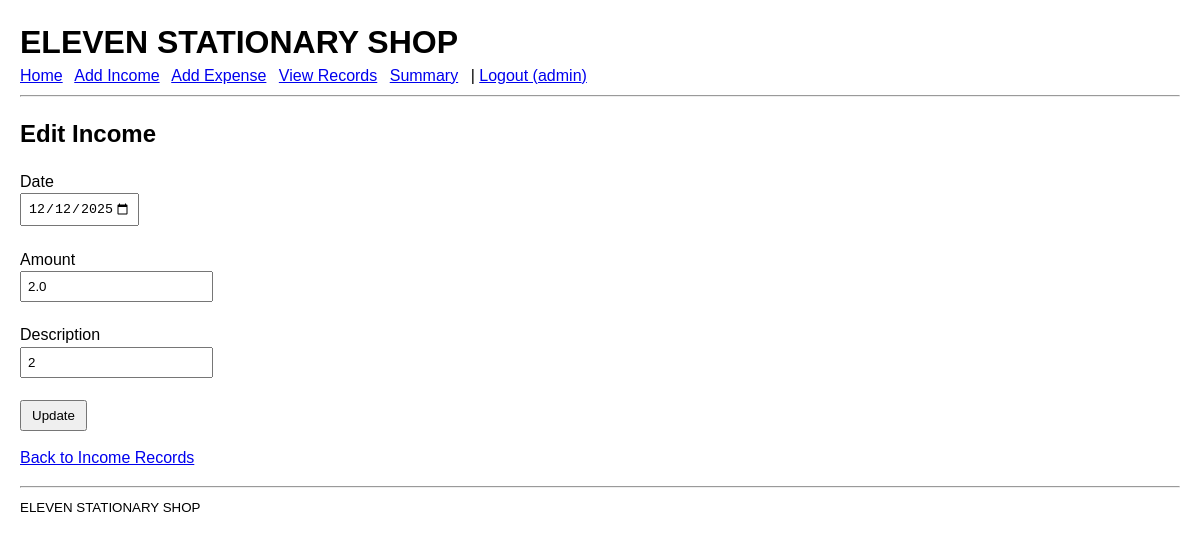
The app's page /edit/income/2 (signed in) with its own data.
### tables this page shows
CREATE TABLE income (
    id INTEGER PRIMARY KEY AUTOINCREMENT,
    date TEXT NOT NULL,
    amount REAL NOT NULL,
    description TEXT
);

### app.py (the view)
    def wrapper(*args, **kwargs):
        if "user" not in session:
            flash("Please login first!", "error")
            return redirect(url_for("login"))
        return fn(*args, **kwargs)

### app.py (called while the page is built, shortened)
def login_required(fn):
    def wrapper(*args, **kwargs):
        if "user" not in session:
            flash("Please login first!", "error")
            return redirect(url_for("login"))
        return fn(*args, **kwargs)
    wrapper.__name__ = fn.__name__
    return wrapper

@app.route("/edit/income/<int:id>", methods=["GET", "POST"])
@login_required
def edit_income(id):
    conn = get_db_connection()
    record = conn.execute("SELECT * FROM income WHERE id=?", (id,)).fetchone()
    conn.close()
    return render_template("income.html", record=record, edit=True)

### models/db.py (called while the page is built)
def get_db_connection():
    conn = sqlite3.connect(str(DB_PATH))
    conn.row_factory = sqlite3.Row
    return conn

### templates/income.html
{% extends "layout.html" %}
{% block content %}
<h2>{{ "Edit Income" if edit else "Add Income" }}</h2>
<form method="POST">
    <label>Date</label><br>
    <input type="date" name="date"
           required
           max="9999-12-31"
           value="{{ record.date if record else now }}"><br><br>
    <label>Amount</label><br>
    <input type="number" step="0.01" name="amount"
           required value="{{ record.amount if record else '' }}"><br><br>
    <label>Description</label><br>
    <input type="text" name="description"
           value="{{ record.description if record else '' }}"><br><br>
    <button type="submit">{{ "Update" if edit else "Save" }}</button>
</form>
<p><a href="{{ url_for('view_records', t='income') }}">Back to Income Records</a></p>
{% endblock %}

### static/styles.css (style rules this page uses)
body { font-family: Arial, Helvetica, sans-serif; margin: 20px; line-height: 1.4; }
button { padding: 6px 10px; }
form input, form select { padding:6px; }

### records on screen
income: date "12/12/2025", amount "2.0", description "2"

### other values on screen
{{ session.get('user') }} "admin"
{{ "Edit Income" if edit else "Add Income" }} "Edit Income"
{{ "Update" if edit else "Save" }} "Update"
